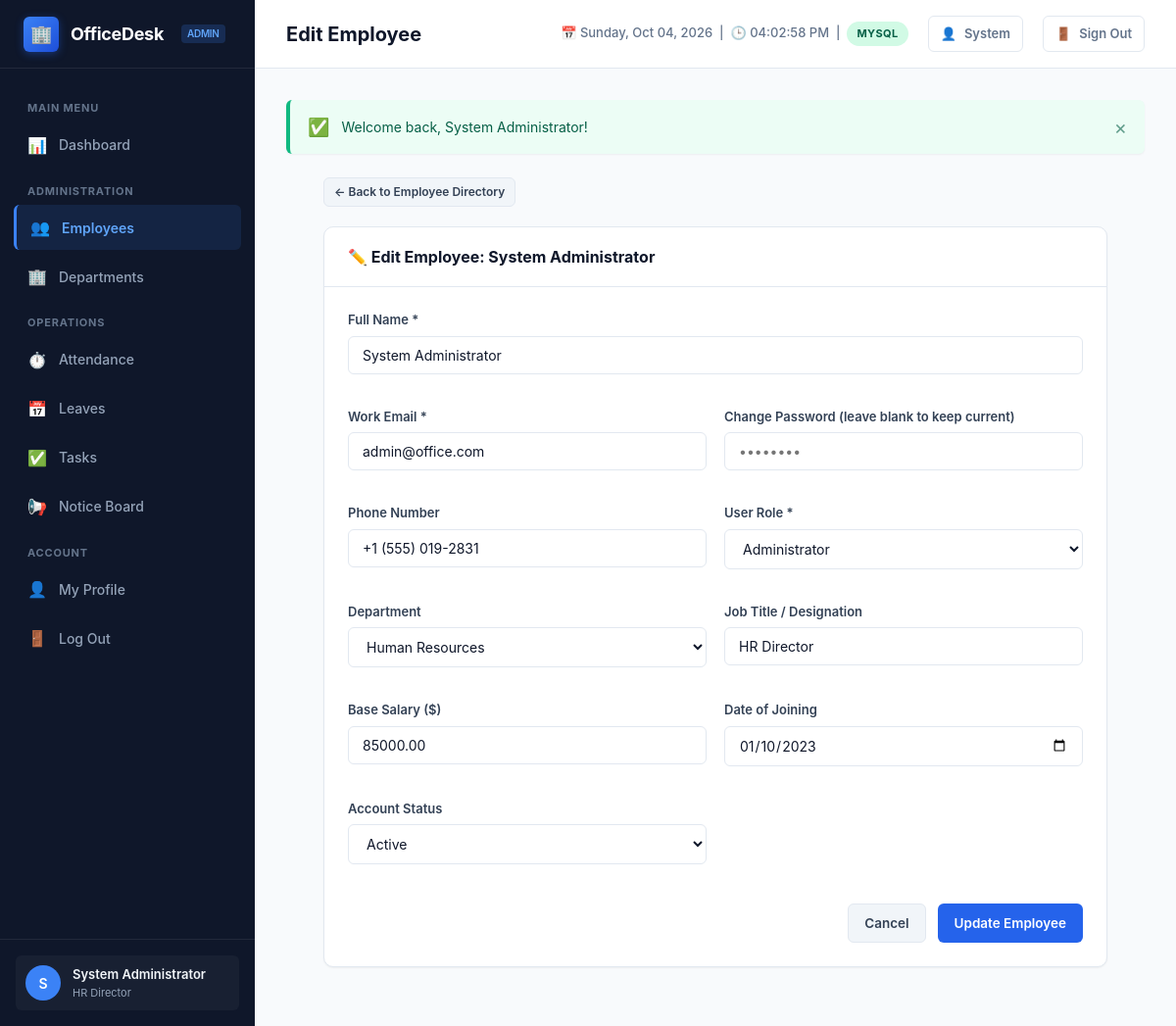
The page /employee-edit.php?id=1 (signed in) on the database its author committed.
### tables this page shows
CREATE TABLE `users` (
    `id` INT AUTO_INCREMENT PRIMARY KEY,
    `full_name` VARCHAR(100) NOT NULL,
    `email` VARCHAR(150) NOT NULL UNIQUE,
    `password` VARCHAR(255) NOT NULL,
    `phone` VARCHAR(20) NULL,
    `role` ENUM('admin', 'employee') NOT NULL DEFAULT 'employee',
    `department_id` INT NULL,
    `designation` VARCHAR(100) NULL,
    `salary` DECIMAL(10,2) DEFAULT 0.00,
    `date_of_joining` DATE NULL,
    `status` ENUM('active', 'inactive') NOT NULL DEFAULT 'active',
    `created_at` TIMESTAMP DEFAULT CURRENT_TIMESTAMP,
    `updated_at` TIMESTAMP DEFAULT CURRENT_TIMESTAMP ON UPDATE CURRENT_TIMESTAMP,
    CONSTRAINT `fk_users_department` FOREIGN KEY (`department_id`) 
        REFERENCES `departments`(`id`) ON DELETE SET NULL
);

CREATE TABLE `departments` (
    `id` INT AUTO_INCREMENT PRIMARY KEY,
    `name` VARCHAR(100) NOT NULL UNIQUE,
    `description` TEXT NULL,
    `created_at` TIMESTAMP DEFAULT CURRENT_TIMESTAMP
);

### employee-edit.php (the view, shortened to what this page needs)
<?php
require_once __DIR__ . '/includes/header.php';
$empId = isset($_GET['id']) ? (int)$_GET['id'] : 0;
$stmt = $pdo->prepare("SELECT * FROM users WHERE id = ?");
$stmt->execute([$empId]);
$emp = $stmt->fetch();
$departments = $pdo->query("SELECT * FROM departments ORDER BY name ASC")->fetchAll();
?>
<div style="max-width: 800px; margin: 0 auto;">
    <div style="margin-bottom: 20px;">
        <a href="employees.php" class="btn btn-secondary btn-sm">← Back to Employee Directory</a>
    </div>
    <div class="card">
        <div class="card-header">
            <div class="card-title">✏️ Edit Employee: <?= htmlspecialchars($emp['full_name']) ?></div>
        </div>
        <div class="card-body">
            <form action="employee-edit.php?id=<?= $empId ?>" method="POST">
                <div class="form-grid">
                    <div class="form-group col-span-2">
                        <label class="form-label" for="full_name">Full Name *</label>
                        <input type="text" name="full_name" id="full_name" class="form-control" required value="<?= htmlspecialchars($_POST['full_name'] ?? $emp['full_name']) ?>">
                    </div>
                    <div class="form-group">
                        <label class="form-label" for="email">Work Email *</label>
                        <input type="email" name="email" id="email" class="form-control" required value="<?= htmlspecialchars($_POST['email'] ?? $emp['email']) ?>">
                    </div>
                    <div class="form-group">
                        <label class="form-label" for="password">Change Password (leave blank to keep current)</label>
                        <input type="password" name="password" id="password" class="form-control" placeholder="••••••••">
                    </div>
                    <div class="form-group">
                        <label class="form-label" for="phone">Phone Number</label>
                        <input type="text" name="phone" id="phone" class="form-control" value="<?= htmlspecialchars($_POST['phone'] ?? $emp['phone']) ?>">
                    </div>
                    <div class="form-group">
                        <label class="form-label" for="role">User Role *</label>
                        <select name="role" id="role" class="form-control">
                            <option value="admin" <?= (($_POST['role'] ?? $emp['role']) === 'admin') ? 'selected' : '' ?>>Administrator</option>
                        </select>
                    </div>
                    <div class="form-group">
                        <label class="form-label" for="department_id">Department</label>
                        <select name="department_id" id="department_id" class="form-control">
                            <?php foreach ($departments as $dept): ?>
                                <option value="<?= $dept['id'] ?>" <?= (($_POST['department_id'] ?? $emp['department_id']) == $dept['id']) ? 'selected' : '' ?>>
                                    <?= htmlspecialchars($dept['name']) ?>
                                </option>
                            <?php endforeach; ?>
                        </select>
                    </div>
                    <div class="form-group">
                        <label class="form-label" for="designation">Job Title / Designation</label>
                        <input type="text" name="designation" id="designation" class="form-control" value="<?= htmlspecialchars($_POST['designation'] ?? $emp['designation']) ?>">
                    </div>
                    <div class="form-group">
                        <label class="form-label" for="salary">Base Salary ($)</label>
                        <input type="number" step="0.01" name="salary" id="salary" class="form-control" value="<?= htmlspecialchars($_POST['salary'] ?? $emp['salary']) ?>">
                    </div>
                    <div class="form-group">
                        <label class="form-label" for="date_of_joining">Date of Joining</label>
                        <input type="date" name="date_of_joining" id="date_of_joining" class="form-control" value="<?= htmlspecialchars($_POST['date_of_joining'] ?? $emp['date_of_joining']) ?>">
                    </div>
                    <div class="form-group">
                        <label class="form-label" for="status">Account Status</label>
                        <select name="status" id="status" class="form-control">
                            <option value="active" <?= (($_POST['status'] ?? $emp['status']) === 'active') ? 'selected' : '' ?>>Active</option>
                        </select>
                    </div>
                </div>
                <div style="margin-top: 24px; display: flex; gap: 12px; justify-content: flex-end;">
                    <a href="employees.php" class="btn btn-secondary">Cancel</a>
                    <button type="submit" class="btn btn-primary">Update Employee</button>
                </div>
            </form>
        </div>
    </div>
</div>
<?php require_once __DIR__ . '/includes/footer.php'; ?>

### assets/css/style.css (style rules this page uses)
:root { --primary: #2563eb; --primary-hover: #1d4ed8; --primary-light: #eff6ff; --primary-border: #bfdbfe; --sidebar-bg: #0f172a; --sidebar-text: #94a3b8; --sidebar-hover: #1e293b; --sidebar-active: #3b82f6; --sidebar-active-bg: rgba(59, 130, 246, 0.12); --bg-main: #f8fafc; --card-bg: #ffffff; --text-main: #0f172a; --text-muted: #64748b; --border: #e2e8f0; --border-light: #f1f5f9; --success: #10b981; --success-light: #ecfdf5; --warning: #f59e0b; --warning-light: #fffbeb; --danger: #ef4444; --danger-light: #fef2f2; --info: #06b6d4; --info-light: #ecfeff; --radius-sm: 6px; --radius-md: 10px; --radius-lg: 16px; --shadow-sm: 0 1px 2px rgba(0,0,0,0.05); --shadow-md: 0 4px 6px -1px rgba(0,0,0,0.07), 0 2px 4px -2px rgba(0,0,0,0.05); --shadow-lg: 0 10px 15px -3px rgba(0,0,0,0.08), 0 4px 6px -4px rgba(0,0,0,0.04); }
* { margin: 0; padding: 0; box-sizing: border-box; font-family: -apple-system, BlinkMacSystemFont, "Segoe UI", Roboto, "Helvetica Neue", Arial, sans-serif; }
body { background-color: var(--bg-main); color: var(--text-main); display: flex; min-height: 100vh; font-size: 14px; line-height: 1.5; }
.card { background: var(--card-bg); border: 1px solid var(--border); border-radius: var(--radius-md); box-shadow: var(--shadow-sm); margin-bottom: 28px; }
.card-header { padding: 18px 24px; border-bottom: 1px solid var(--border); display: flex; align-items: center; justify-content: space-between; }
.card-title { font-size: 16px; font-weight: 700; color: var(--text-main); display: flex; align-items: center; gap: 8px; }
.card-body { padding: 24px; }
.btn { display: inline-flex; align-items: center; justify-content: center; gap: 8px; padding: 9px 16px; font-size: 13.5px; font-weight: 600; border-radius: var(--radius-sm); text-decoration: none; cursor: pointer; border: 1px solid transparent; transition: all 0.15s ease; }
.btn-primary { background: var(--primary); color: #fff; }
.btn-secondary { background: #f1f5f9; color: #334155; border-color: var(--border); }
.btn-sm { padding: 5px 10px; font-size: 12px; }
.form-grid { display: grid; grid-template-columns: repeat(auto-fit, minmax(260px, 1fr)); gap: 18px; }
.form-group { display: flex; flex-direction: column; gap: 6px; margin-bottom: 16px; }
.form-group.col-span-2 { grid-column: span 2; }
.form-label { font-size: 13px; font-weight: 600; color: #334155; }
.form-control { width: 100%; padding: 10px 14px; border: 1px solid var(--border); border-radius: var(--radius-sm); font-size: 14px; color: var(--text-main); background: #fff; outline: none; transition: border-color 0.2s, box-shadow 0.2s; }

### rows shown on the page
users: full_name "System Administrator", email "admin@office.com", phone "+1 (555) 019-2831", role "Administrator", department_id "Human Resources", designation "HR Director", salary "85000.00", date_of_joining "01/10/2023", status "Active"

### other values the page prints
$user['role'] "ADMIN"
substr($user['full_name'] ?? 'U', 0, 1) "S"
$user['full_name'] "System Administrator"
$user['designation'] "HR Director"
$pageTitle "Edit Employee"
DB_ACTIVE_DRIVER "MYSQL"
explode(' ', $user['full_name'] ?? 'User')[0] "System"
$icon "✅"
$msg "Welcome back, System Administrator!"
